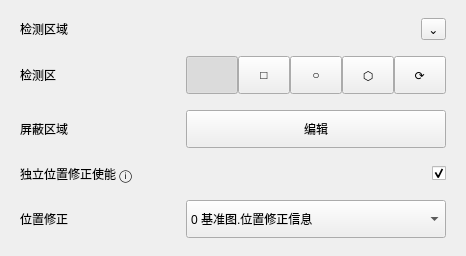
                  <widget class="QFrame" name="detectionAreaCard">
                   <property name="frameShape">
                    <enum>QFrame::NoFrame</enum>
                   </property>
                   <property name="panelRole" stdset="0">
                    <string>configCard</string>
                   </property>
                   <layout class="QVBoxLayout" name="verticalLayout_detectionArea">
                    <property name="spacing">
                     <number>16</number>
                    </property>
                    <property name="leftMargin">
                     <number>20</number>
                    </property>
                    <property name="topMargin">
                     <number>18</number>
                    </property>
                    <property name="rightMargin">
                     <number>20</number>
                    </property>
                    <property name="bottomMargin">
                     <number>18</number>
                    </property>
                    <item>
                     <layout class="QHBoxLayout" name="horizontalLayout_detectionHeader">
                      <property name="leftMargin">
                       <number>0</number>
                      </property>
                      <property name="topMargin">
                       <number>0</number>
                      </property>
                      <property name="rightMargin">
                       <number>0</number>
                      </property>
                      <property name="bottomMargin">
                       <number>0</number>
                      </property>
                      <item>
                       <widget class="QLabel" name="detectionAreaTitleLabel">
                        <property name="text">
                         <string>检测区域</string>
                        </property>
                        <property name="role" stdset="0">
                         <string>cardTitle</string>
                        </property>
                       </widget>
                      </item>
                      <item>
                       <spacer name="horizontalLayout_detectionHeaderSpacer">
                        <property name="orientation">
                         <enum>Qt::Horizontal</enum>
                        </property>
                        <property name="sizeHint" stdset="0">
                         <size>
                          <width>40</width>
                          <height>20</height>
                         </size>
                        </property>
                       </spacer>
                      </item>
                      <item>
                       <widget class="QToolButton" name="detectionCollapseButton">
                        <property name="text">
                         <string>⌄</string>
                        </property>
                        <property name="role" stdset="0">
                         <string>collapseCard</string>
                        </property>
                       </widget>
                      </item>
                     </layout>
                    </item>
                    <item>
                     <layout class="QHBoxLayout" name="horizontalLayout_detectionAreaTools">
                      <property name="spacing">
                       <number>0</number>
                      </property>
                      <property name="leftMargin">
                       <number>0</number>
                      </property>
                      <property name="topMargin">
                       <number>0</number>
                      </property>
                      <property name="rightMargin">
                       <number>0</number>
                      </property>
                      <property name="bottomMargin">
                       <number>0</number>
                      </property>
                      <item>
                       <widget class="QLabel" name="detectionAreaLabel">
                        <property name="minimumSize">
                         <size>
                          <width>150</width>
                          <height>0</height>
                         </size>
                        </property>
                        <property name="text">
                         <string>检测区</string>
                        </property>
                        <property name="role" stdset="0">
                         <string>rowField</string>
                        </property>
                       </widget>
                      </item>
                      <item>
                       <widget class="QToolButton" name="detectionDrawButton">
                        <property name="minimumSize">
                         <size>
                          <width>52</width>
                          <height>38</height>
                         </size>
                        </property>
                        <property name="maximumSize">
                         <size>
                          <width>52</width>
                          <height>38</height>
                         </size>
                        </property>
                        <property name="icon">
                         <iconset resource="../resources/resources.qrc">
                          <normaloff>:/icons/fit.svg</normaloff>:/icons/fit.svg</iconset>
                        </property>
                        <property name="iconSize">
                         <size>
                          <width>22</width>
                          <height>22</height>
                         </size>
                        </property>
                        <property name="checkable">
                         <bool>true</bool>
                        </property>
                        <property name="checked">
                         <bool>true</bool>
                        </property>
                       </widget>
                      </item>
                      <item>
                       <widget class="QToolButton" name="detectionRectButton">
                        <property name="minimumSize">
                         <size>
                          <width>52</width>
                          <height>38</height>
                         </size>
                        </property>
                        <property name="maximumSize">
                         <size>
                          <width>52</width>
                          <height>38</height>
                         </size>
                        </property>
                        <property name="text">
                         <string>□</string>
                        </property>
                        <property name="checkable">
                         <bool>true</bool>
                        </property>
                       </widget>
                      </item>
                      <item>
                       <widget class="QToolButton" name="detectionCircleButton">
                        <property name="minimumSize">
                         <size>
                          <width>52</width>
                          <height>38</height>
                         </size>
                        </property>
                        <property name="maximumSize">
                         <size>
                          <width>52</width>
                          <height>38</height>
                         </size>
                        </property>
                        <property name="text">
                         <string>○</string>
                        </property>
                        <property name="checkable">
                         <bool>true</bool>
                        </property>
                       </widget>
                      </item>
                      <item>
                       <widget class="QToolButton" name="detectionPolygonButton">
                        <property name="minimumSize">
                         <size>
                          <width>52</width>
                          <height>38</height>
                         </size>
                        </property>
                        <property name="maximumSize">
                         <size>
                          <width>52</width>
                          <height>38</height>
                         </size>
                        </property>
                        <property name="text">
                         <string>⬡</string>
                        </property>
                        <property name="checkable">
                         <bool>true</bool>
                        </property>
                       </widget>
                      </item>
                      <item>
                       <widget class="QToolButton" name="detectionResetButton">
                        <property name="minimumSize">
                         <size>
                          <width>52</width>
                          <height>38</height>
                         </size>
                        </property>
                        <property name="maximumSize">
                         <size>
                          <width>52</width>
                          <height>38</height>
                         </size>
                        </property>
                        <property name="text">
                         <string>⟳</string>
                        </property>
                        <property name="checkable">
                         <bool>true</bool>
                        </property>
                       </widget>
                      </item>
                     </layout>
                    </item>
                    <item>
                     <layout class="QHBoxLayout" name="horizontalLayout_detectionMask">
                      <property name="leftMargin">
                       <number>0</number>
                      </property>
                      <property name="topMargin">
                       <number>0</number>
                      </property>
                      <property name="rightMargin">
                       <number>0</number>
                      </property>
                      <property name="bottomMargin">
                       <number>0</number>
                      </property>
                      <item>
                       <widget class="QLabel" name="detectionMaskLabel">
                        <property name="minimumSize">
                         <size>
                          <width>150</width>
                          <height>0</height>
                         </size>
                        </property>
                        <property name="text">
                         <string>屏蔽区域</string>
                        </property>
                        <property name="role" stdset="0">
                         <string>rowField</string>
                        </property>
                       </widget>
                      </item>
                      <item>
                       <widget class="QPushButton" name="detectionMaskEditButton">
                        <property name="minimumSize">
                         <size>
                          <width>260</width>
                          <height>38</height>
                         </size>
                        </property>
                        <property name="text">
                         <string>编辑</string>
                        </property>
                        <property name="actionRole" stdset="0">
                         <string>gray</string>
                        </property>
                       </widget>
                      </item>
                     </layout>
                    </item>
                    <item>
                     <layout class="QHBoxLayout" name="horizontalLayout_positionEnable">
                      <property name="leftMargin">
                       <number>0</number>
                      </property>
                      <property name="topMargin">
                       <number>0</number>
                      </property>
                      <property name="rightMargin">
                       <number>0</number>
                      </property>
                      <property name="bottomMargin">
                       <number>0</number>
                      </property>
                      <item>
                       <widget class="QLabel" name="positionEnableLabel">
                        <property name="minimumSize">
                         <size>
                          <width>260</width>
                          <height>0</height>
                         </size>
                        </property>
                        <property name="text">
                         <string>独立位置修正使能 ⓘ</string>
                        </property>
                        <property name="role" stdset="0">
                         <string>rowField</string>
                        </property>
                       </widget>
                      </item>
                      <item>
                       <spacer name="horizontalSpacer_positionEnable">
                        <property name="orientation">
                         <enum>Qt::Horizontal</enum>
                        </property>
                        <property name="sizeHint" stdset="0">
                         <size>
                          <width>40</width>
                          <height>20</height>
                         </size>
                        </property>
                       </spacer>
                      </item>
                      <item>
                       <widget class="QCheckBox" name="positionCorrectionSwitch">
                        <property name="text">
                         <string/>
                        </property>
                        <property name="checked">
                         <bool>true</bool>
                        </property>
                       </widget>
                      </item>
                     </layout>
                    </item>
                    <item>
                     <layout class="QHBoxLayout" name="horizontalLayout_positionSource">
                      <property name="leftMargin">
                       <number>0</number>
                      </property>
                      <property name="topMargin">
                       <number>0</number>
                      </property>
                      <property name="rightMargin">
                       <number>0</number>
                      </property>
                      <property name="bottomMargin">
                       <number>0</number>
                      </property>
                      <item>
                       <widget class="QLabel" name="positionSourceLabel">
                        <property name="minimumSize">
                         <size>
                          <width>150</width>
                          <height>0</height>
                         </size>
                        </property>
                        <property name="text">
                         <string>位置修正</string>
                        </property>
                        <property name="role" stdset="0">
                         <string>rowField</string>
                        </property>
                       </widget>
                      </item>
                      <item>
                       <widget class="QComboBox" name="positionCorrectionComboBox">
                        <property name="minimumSize">
                         <size>
                          <width>260</width>
                          <height>38</height>
                         </size>
                        </property>
                        <item>
                         <property name="text">
                          <string>0 基准图.位置修正信息</string>
                         </property>
                        </item>
                       </widget>
                      </item>
                     </layout>
                    </item>
                   </layout>
                  </widget>
